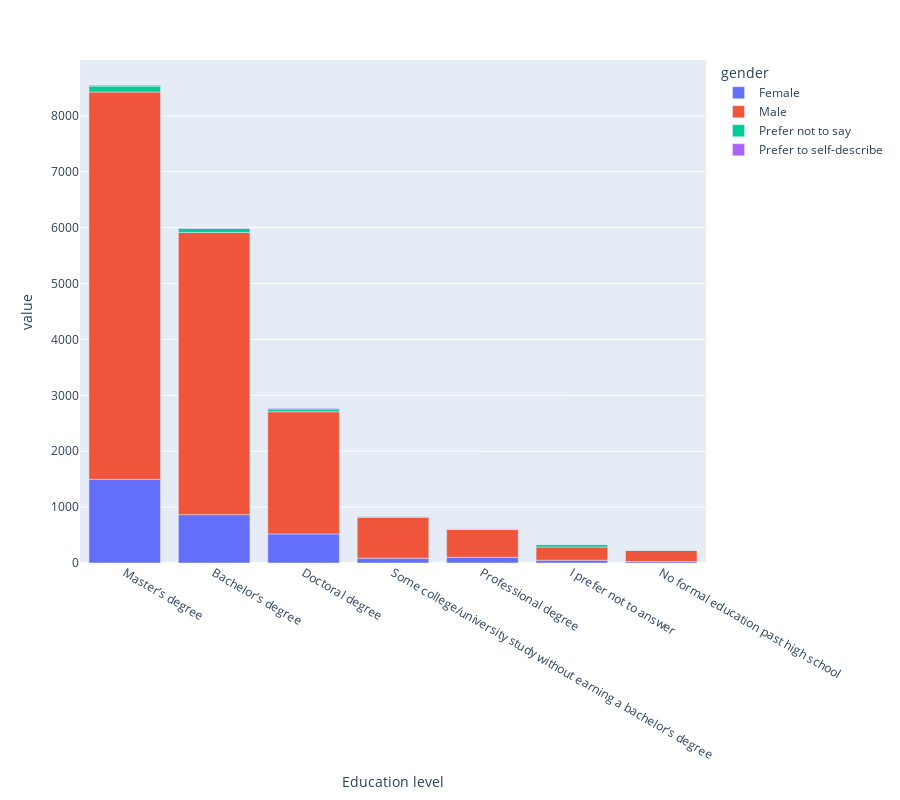

The notebook cell saved with this chart:
### Code cell
level_of_formal_education_by_gender = df[["Q2", "Q4"]]
level_of_formal_education_by_gender_groupby = level_of_formal_education_by_gender.groupby(['Q4','Q2'])['Q4'].count()
level_of_formal_education_by_gender_groupby = level_of_formal_education_by_gender_groupby.unstack()
fig = px.bar(level_of_formal_education_by_gender_groupby, labels={"Q4":"Education level", "Q2": "gender"},height=800)
fig.update_xaxes(categoryorder='total descending')
fig.show()

### Figure 1 — Plotly figure (JSON) as saved in the notebook; plotly's stock layout.template omitted (floating-point values rounded to 4 significant figures)
{"data": [{"alignmentgroup": "True", "hovertemplate": "gender=Female<br>Education level=%{x}<br>value=%{y}<extra></extra>", "legendgroup": "Female", "marker": {"color": "#636efa", "pattern": {"shape": ""}}, "name": "Female", "offsetgroup": "Female", "orientation": "v", "showlegend": true, "textposition": "auto", "type": "bar", "x": ["Bachelor’s degree", "Doctoral degree", "I prefer not to answer", "Master’s degree", "No formal education past high school", "Professional degree", "Some college/university study without earning a bachelor’s degree"], "xaxis": "x", "y": [865, 521, 50, 1496, 26, 103, 87], "yaxis": "y"}, {"alignmentgroup": "True", "hovertemplate": "gender=Male<br>Education level=%{x}<br>value=%{y}<extra></extra>", "legendgroup": "Male", "marker": {"color": "#EF553B", "pattern": {"shape": ""}}, "name": "Male", "offsetgroup": "Male", "orientation": "v", "showlegend": true, "textposition": "auto", "type": "bar", "x": ["Bachelor’s degree", "Doctoral degree", "I prefer not to answer", "Master’s degree", "No formal education past high school", "Professional degree", "Some college/university study without earning a bachelor’s degree"], "xaxis": "x", "y": [5049, 2186, 236, 6930, 199, 496, 728], "yaxis": "y"}, {"alignmentgroup": "True", "hovertemplate": "gender=Prefer not to say<br>Education level=%{x}<br>value=%{y}<extra></extra>", "legendgroup": "Prefer not to say", "marker": {"color": "#00cc96", "pattern": {"shape": ""}}, "name": "Prefer not to say", "offsetgroup": "Prefer not to say", "orientation": "v", "showlegend": true, "textposition": "auto", "type": "bar", "x": ["Bachelor’s degree", "Doctoral degree", "I prefer not to answer", "Master’s degree", "No formal education past high school", "Professional degree", "Some college/university study without earning a bachelor’s degree"], "xaxis": "x", "y": [72, 48, 44, 106, 7, 9, 18], "yaxis": "y"}, {"alignmentgroup": "True", "hovertemplate": "gender=Prefer to self-describe<br>Education level=%{x}<br>value=%{y}<extra></extra>", "legendgroup": "Prefer to self-describe", "marker": {"color": "#ab63fa", "pattern": {"shape": ""}}, "name": "Prefer to self-describe", "offsetgroup": "Prefer to self-describe", "orientation": "v", "showlegend": true, "textposition": "auto", "type": "bar", "x": ["Bachelor’s degree", "Doctoral degree", "I prefer not to answer", "Master’s degree", "No formal education past high school", "Professional degree", "Some college/university study without earning a bachelor’s degree"], "xaxis": "x", "y": [7, 12, 3, 17, 1, 3, 4], "yaxis": "y"}], "layout": {"barmode": "relative", "height": 800, "legend": {"title": {"text": "gender"}, "tracegroupgap": 0}, "margin": {"t": 60}, "xaxis": {"anchor": "y", "categoryorder": "total descending", "domain": [0, 1], "title": {"text": "Education level"}}, "yaxis": {"anchor": "x", "domain": [0, 1], "title": {"text": "value"}}}}
